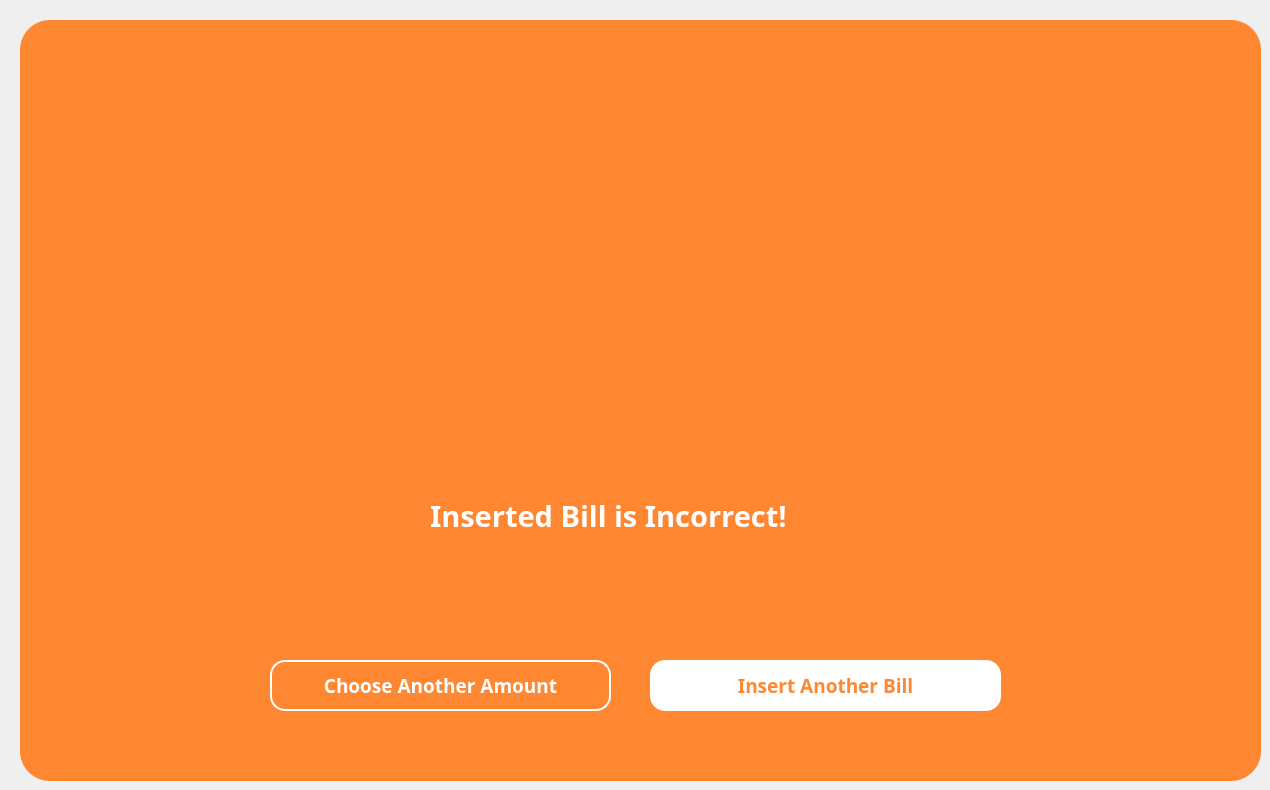
  <widget class="QWidget" name="exclamation_notequal">
   <widget class="QFrame" name="exclamation_notequal_1">
    <property name="enabled">
     <bool>true</bool>
    </property>
    <property name="geometry">
     <rect>
      <x>20</x>
      <y>20</y>
      <width>1241</width>
      <height>761</height>
     </rect>
    </property>
    <property name="font">
     <font>
      <pointsize>9</pointsize>
     </font>
    </property>
    <property name="styleSheet">
     <string notr="true">QFrame {
    background-color: #ff8731;
	border-radius: 30px;
}
</string>
    </property>
    <property name="frameShape">
     <enum>QFrame::NoFrame</enum>
    </property>
    <widget class="QLabel" name="main_logo_60">
     <property name="geometry">
      <rect>
       <x>450</x>
       <y>110</y>
       <width>320</width>
       <height>320</height>
      </rect>
     </property>
     <property name="text">
      <string/>
     </property>
     <property name="pixmap">
      <pixmap>images/exclamation.png</pixmap>
     </property>
     <property name="scaledContents">
      <bool>true</bool>
     </property>
    </widget>
    <widget class="QLabel" name="label_187">
     <property name="geometry">
      <rect>
       <x>410</x>
       <y>470</y>
       <width>441</width>
       <height>51</height>
      </rect>
     </property>
     <property name="font">
      <font>
       <family>Montserrat</family>
       <pointsize>22</pointsize>
       <weight>75</weight>
       <bold>true</bold>
      </font>
     </property>
     <property name="styleSheet">
      <string notr="true">QLabel {
    color: white;
}
</string>
     </property>
     <property name="text">
      <string>Inserted Bill is Incorrect!</string>
     </property>
    </widget>
    <widget class="QToolButton" name="cb_exclamation_insertanother">
     <property name="geometry">
      <rect>
       <x>630</x>
       <y>640</y>
       <width>351</width>
       <height>51</height>
      </rect>
     </property>
     <property name="font">
      <font>
       <family>Montserrat</family>
       <pointsize>14</pointsize>
       <weight>75</weight>
       <bold>true</bold>
      </font>
     </property>
     <property name="cursor">
      <cursorShape>PointingHandCursor</cursorShape>
     </property>
     <property name="styleSheet">
      <string notr="true">QToolButton {
    background-color: white;
    color: #ff8731;
    border: none;
    border-radius: 15px;
    text-align: center;
}

QToolButton:hover {
    background-color: #FFC499;  /* light gray */
	border: 2px solid #FFC499;
}

QToolButton:pressed {
    background-color: #F56600;
	color: white;
    padding-top: 10px;  /* simulate press-in */
    padding-bottom: 15px;
 
}

</string>
     </property>
     <property name="text">
      <string>Insert Another Bill</string>
     </property>
     <property name="iconSize">
      <size>
       <width>200</width>
       <height>200</height>
      </size>
     </property>
     <property name="checkable">
      <bool>false</bool>
     </property>
     <property name="popupMode">
      <enum>QToolButton::DelayedPopup</enum>
     </property>
     <property name="toolButtonStyle">
      <enum>Qt::ToolButtonIconOnly</enum>
     </property>
    </widget>
    <widget class="QToolButton" name="cb_exclamation_chooseanother">
     <property name="geometry">
      <rect>
       <x>250</x>
       <y>640</y>
       <width>341</width>
       <height>51</height>
      </rect>
     </property>
     <property name="font">
      <font>
       <family>Montserrat</family>
       <pointsize>14</pointsize>
       <weight>75</weight>
       <bold>true</bold>
      </font>
     </property>
     <property name="cursor">
      <cursorShape>PointingHandCursor</cursorShape>
     </property>
     <property name="styleSheet">
      <string notr="true">QToolButton {
    background-color: transparent;
    color: white;
    border: 2px solid white;
    border-radius: 15px;

    text-align: center;
}


QToolButton:hover {
    background-color: #FFC499;  /* light gray */
	border: 2px solid #FFC499;
}

QToolButton:pressed {
    background-color: #F56600;
	color: white;
    padding-top: 10px;  /* simulate press-in */
    padding-bottom: 15px;
 
}</string>
     </property>
     <property name="text">
      <string>Choose Another Amount</string>
     </property>
     <property name="iconSize">
      <size>
       <width>200</width>
       <height>200</height>
      </size>
     </property>
     <property name="checkable">
      <bool>false</bool>
     </property>
     <property name="popupMode">
      <enum>QToolButton::DelayedPopup</enum>
     </property>
     <property name="toolButtonStyle">
      <enum>Qt::ToolButtonIconOnly</enum>
     </property>
    </widget>
   </widget>
  </widget>
